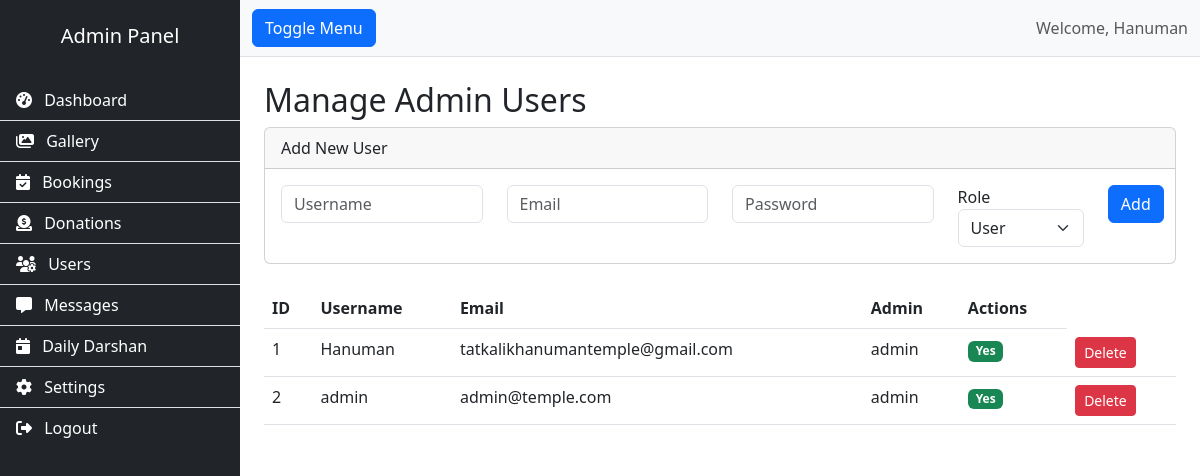
Before: /admin/users (signed in) with the older database file.
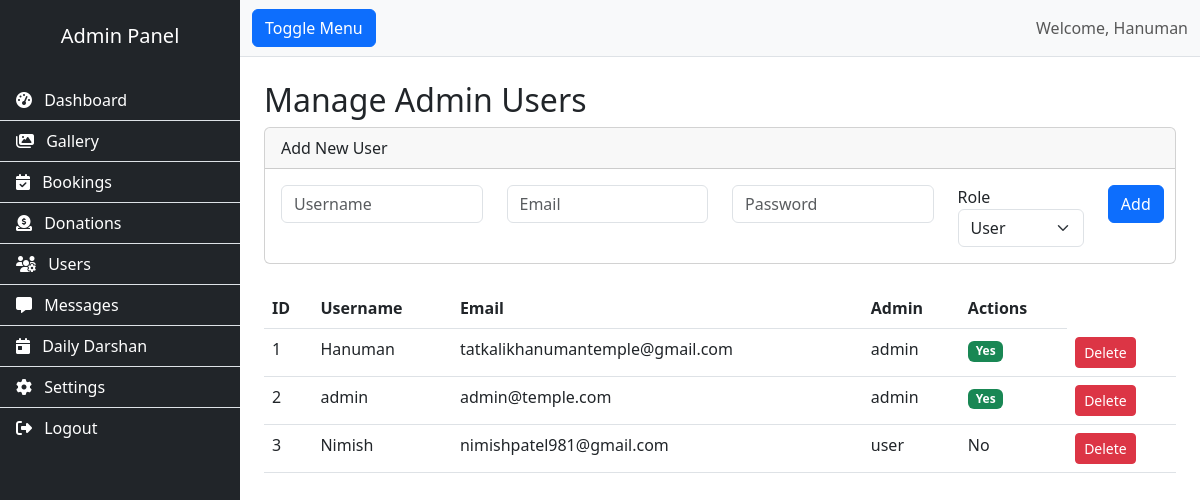
After: the same page with the newer database file.
### app.py (models this page shows, shortened)
class User(UserMixin, db.Model):
    id = db.Column(db.Integer, primary_key=True)
    username = db.Column(db.String(80), unique=True, nullable=False)
    email = db.Column(db.String(120), unique=True, nullable=False)
    password_hash = db.Column(db.String(200), nullable=False)
    full_name = db.Column(db.String(100))
    phone = db.Column(db.String(20))
    role = db.Column(db.String(20), default='user')  # 'admin', 'user', 'darshan_manager'
    created_at = db.Column(db.DateTime, default=lambda: datetime.now(timezone.utc))
    bookings = db.relationship('PrasadBooking', backref='user', lazy=True)
    donations = db.relationship('Donation', backref='user', lazy=True)
    @property
    def is_admin(self):
        return self.role == 'admin'

### app.py (the view)
@app.route('/admin/users')
@login_required
@admin_required
def admin_users():
    users = User.query.all()
    return render_template('admin/users.html', users=users)

### app.py (called while the page is built)
@login_manager.user_loader
def load_user(user_id):
    return User.query.get(int(user_id))

def admin_required(f):
    @wraps(f)
    def decorated_function(*args, **kwargs):
        if not current_user.is_authenticated or not current_user.is_admin:
            flash('You do not have permission to access this page.', 'danger')
            return redirect(url_for('admin_login'))
        return f(*args, **kwargs)
    return decorated_function

@app.context_processor
def inject_globals():
    try:
        settings = SiteSettings.get_settings()
    except:
        settings = None
    return {
        'settings': settings,
        'get_today_darshan': DailyDarshan.get_today_darshan,
        'now': lambda: datetime.now(timezone.utc)
    }

    @staticmethod
    def get_settings():
        settings = SiteSettings.query.first()
        if not settings:
            settings = SiteSettings()
            db.session.add(settings)
            db.session.commit()
        return settings

### templates/admin/users.html (shortened to what this page needs)
{% extends "admin/layout.html" %}
{% block content %}
<h2 class="mt-4">Manage Admin Users</h2>
<div class="card mb-4">
    <div class="card-header">Add New User</div>
    <div class="card-body">
        <form method="POST" action="{{ url_for('admin_user_add') }}">
            <div class="row">
                <div class="col-md-3"><input type="text" name="username" class="form-control" placeholder="Username" required></div>
                <div class="col-md-3"><input type="email" name="email" class="form-control" placeholder="Email" required></div>
                <div class="col-md-3"><input type="password" name="password" class="form-control" placeholder="Password" required></div>
                <div class="col-md-2">
    <label>Role</label>
    <select name="role" class="form-select">
        <option value="user">User</option>
    </select>
</div>
                <div class="col-md-1"><button type="submit" class="btn btn-primary">Add</button></div>
            </div>
        </form>
    </div>
</div>
<table class="table">
    <thead><tr><th>ID</th><th>Username</th><th>Email</th><th>Admin</th><th>Actions</th></tr></thead>
    <tbody>
        {% for u in users %}
        <tr>
            <td>{{ u.id }}</td><td>{{ u.username }}</td><td>{{ u.email }}</td><td>{{ u.role }}</td>
            <td>{% if u.is_admin %}<span class="badge bg-success">Yes</span>{% else %}No{% endif %}</td>
            <td><a href="{{ url_for('admin_user_delete', id=u.id) }}" class="btn btn-sm btn-danger" onclick="return confirm('Delete?')">Delete</a></td>
        </tr>
        {% endfor %}
    </tbody>
</table>
{% endblock %}

### templates/admin/layout.html (shortened to what this page needs)
<!DOCTYPE html>
<html lang="en">
<head>
    <link href="https://cdn.jsdelivr.net/npm/bootstrap@5.3.0/dist/css/bootstrap.min.css" rel="stylesheet">
    <link rel="stylesheet" href="https://cdnjs.cloudflare.com/ajax/libs/font-awesome/6.4.0/css/all.min.css">
    <link rel="stylesheet" href="{{ url_for('static', filename='css/admin.css') }}">
</head>
<body>
    <div class="d-flex" id="wrapper">
        <div class="bg-dark text-white" id="sidebar-wrapper">
            <div class="sidebar-heading text-center py-4">
                <h5>Admin Panel</h5>
            </div>
            <div class="list-group list-group-flush">
    {% if current_user.role == 'admin' %}
        <a href="{{ url_for('admin_dashboard') }}" class="list-group-item list-group-item-action bg-dark text-white"><i class="fas fa-tachometer-alt me-2"></i> Dashboard</a>
        <a href="{{ url_for('admin_gallery') }}" class="list-group-item list-group-item-action bg-dark text-white"><i class="fas fa-images me-2"></i> Gallery</a>
        <a href="{{ url_for('admin_bookings') }}" class="list-group-item list-group-item-action bg-dark text-white"><i class="fas fa-calendar-check me-2"></i> Bookings</a>
        <a href="{{ url_for('admin_donations') }}" class="list-group-item list-group-item-action bg-dark text-white"><i class="fas fa-donate me-2"></i> Donations</a>
        <a href="{{ url_for('admin_users') }}" class="list-group-item list-group-item-action bg-dark text-white"><i class="fas fa-users-cog me-2"></i> Users</a>
        <a href="{{ url_for('admin_contacts') }}" class="list-group-item list-group-item-action bg-dark text-white"><i class="fas fa-message me-2"></i> Messages</a>
        <a href="{{ url_for('admin_daily_darshan') }}" class="list-group-item list-group-item-action bg-dark text-white"><i class="fas fa-calendar-day me-2"></i> Daily Darshan</a>
        <a href="{{ url_for('admin_settings') }}" class="list-group-item list-group-item-action bg-dark text-white"><i class="fas fa-cog me-2"></i> Settings</a>
        <a href="{{ url_for('logout') }}" class="list-group-item list-group-item-action bg-dark text-white"><i class="fas fa-sign-out-alt me-2"></i> Logout</a>
    {% else %}
        <a href="{{ url_for('logout') }}" class="list-group-item list-group-item-action bg-dark text-white"><i class="fas fa-sign-out-alt me-2"></i> Logout</a>
    {% endif %}
</div>
        </div>
        <div id="page-content-wrapper">
            <nav class="navbar navbar-expand-lg navbar-light bg-light border-bottom">
                <div class="container-fluid">
                    <button class="btn btn-primary" id="menu-toggle">Toggle Menu</button>
                    <span class="navbar-text ms-auto">
                        Welcome, {{ current_user.username }}
                    </span>
                </div>
            </nav>
            <div class="container-fluid px-4">
                {% block content %}{% endblock %}
            </div>
        </div>
    </div>
</body>
</html>

Changed rows visible on the page:
added User: id "3", username "Nimish", email "nimishpatel981@gmail.com", role "user", shows "No"
